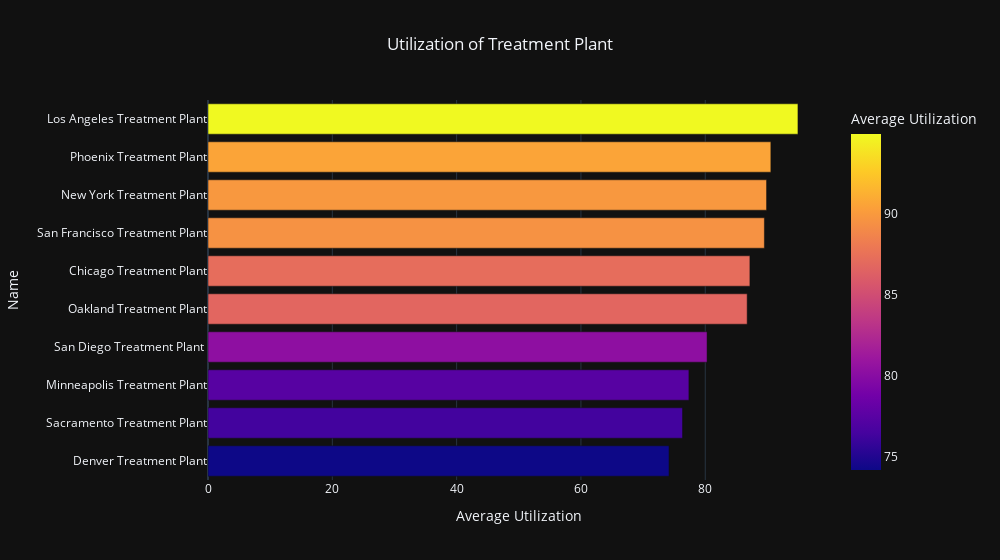

The notebook cell this image was saved under:
### Code cell
# Plotting Average utilization date 
fig = px.bar(Avg_utilization_df.sort_values(by='Utilization'), 
             x='Utilization', 
             y='name',
             title='Utilization of Treatment Plant',
             labels={'Utilization': 'Average Utilization', 'name': 'Name'},
             template='plotly_dark', 
             color='Utilization',  
             color_discrete_map={'Name1': 'blue', 'Name2': 'green'},  
             )

fig.update_layout(
    title_x=0.5, 
    width=1000,  
    xaxis_title='Average Utilization', 
    yaxis_title='Name', 
    legend_title='Name', 
    barmode='group', 
    uniformtext_minsize=8,  
    uniformtext_mode='hide',  
)

fig.show()

### Figure 1 — Plotly figure (JSON) as saved in the notebook; plotly's stock layout.template omitted (floating-point values rounded to 4 significant figures)
{"data": [{"alignmentgroup": "True", "hovertemplate": "Average Utilization=%{marker.color}<br>Name=%{y}<extra></extra>", "legendgroup": "", "marker": {"color": [74.17, 76.34, 77.37, 80.29, 86.74, 87.18, 89.51, 89.86, 90.55, 94.91], "coloraxis": "coloraxis", "pattern": {"shape": ""}}, "name": "", "offsetgroup": "", "orientation": "h", "showlegend": false, "textposition": "auto", "type": "bar", "x": [74.17, 76.34, 77.37, 80.29, 86.74, 87.18, 89.51, 89.86, 90.55, 94.91], "xaxis": "x", "y": ["Denver Treatment Plant", "Sacramento Treatment Plant", "Minneapolis Treatment Plant", "San Diego Treatment Plant ", "Oakland Treatment Plant", "Chicago Treatment Plant", "San Francisco Treatment Plant", "New York Treatment Plant", "Phoenix Treatment Plant", "Los Angeles Treatment Plant"], "yaxis": "y"}], "layout": {"barmode": "group", "coloraxis": {"colorbar": {"title": {"text": "Average Utilization"}}, "colorscale": [[0, "#0d0887"], [0.1111, "#46039f"], [0.2222, "#7201a8"], [0.3333, "#9c179e"], [0.4444, "#bd3786"], [0.5556, "#d8576b"], [0.6667, "#ed7953"], [0.7778, "#fb9f3a"], [0.8889, "#fdca26"], [1, "#f0f921"]]}, "legend": {"title": {"text": "Name"}, "tracegroupgap": 0}, "title": {"text": "Utilization of Treatment Plant", "x": 0.5}, "uniformtext": {"minsize": 8, "mode": "hide"}, "width": 1000, "xaxis": {"anchor": "y", "domain": [0, 1], "title": {"text": "Average Utilization"}}, "yaxis": {"anchor": "x", "domain": [0, 1], "title": {"text": "Name"}}}}
